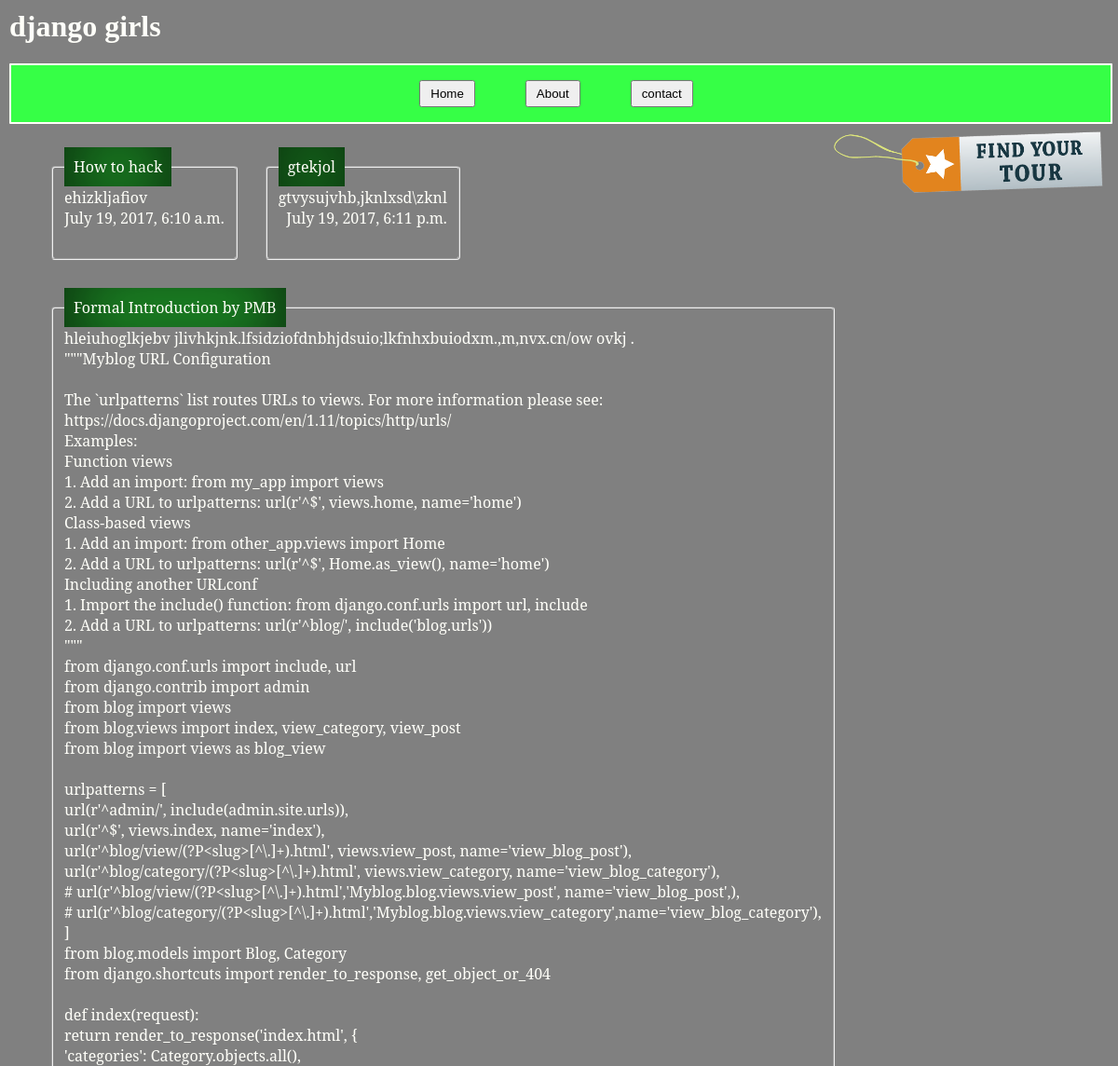
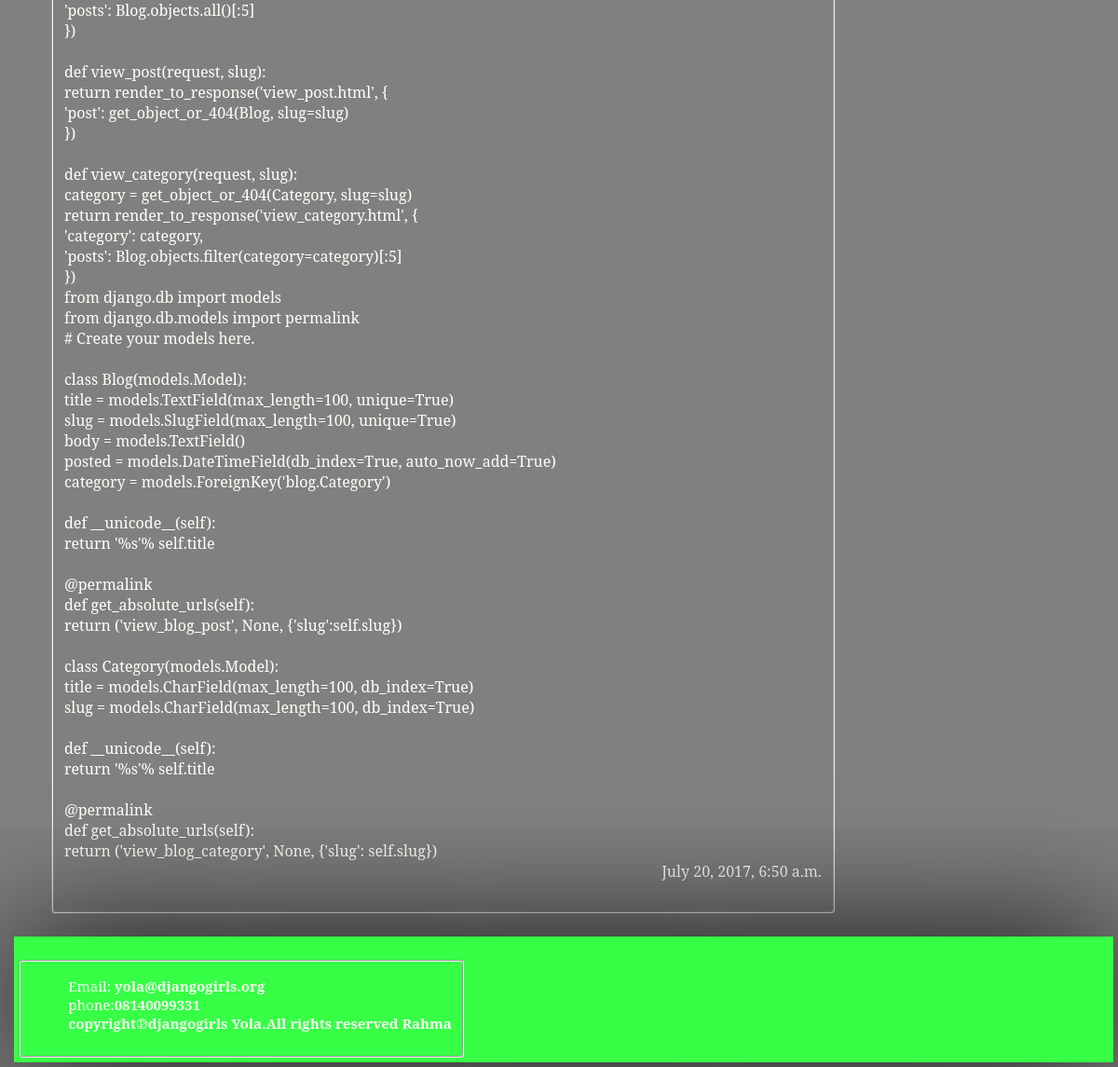
The page / on the database its author committed (2 pictures, top to bottom).
### blog/models.py (models this page shows, shortened)
class Blog(models.Model):
    title = models.TextField(max_length=100, unique=True)
    slug = models.SlugField(max_length=100, unique=True)
    body = models.TextField()
    posted = models.DateTimeField(db_index=True, auto_now_add=True)
    category = models.ForeignKey('blog.Category')

### blog/views.py (the view)
# urls.py: url(r'^$', views.index, name='index'),
def index(request):
    return render_to_response('index.html', {
        'categories': Category.objects.all(),
        'posts': Blog.objects.all()[:5]
    })

### blog/templates/index.html
{% extends 'base.html' %}
{% load staticfiles %}

### blog/templates/base.html (shortened to what this page needs)
{% load staticfiles %}
<html>
<head>
    <link id="style" rel="stylesheet" href="{% static 'css/style.css' %}"/>
</head>
<body>
<header>
    <h1>{% block title %} django girls {% endblock %}</h1>
</header>
<section>
    <div id="container">
        <ul>
            <li><button class="button">Home</button></li>
            <li><button class="button">About</button></li>
            <li><button class="button">contact</button></li>
        </ul>
    </div>
    <div>
        <img id="image" src="{% static 'img/django-logo.jpg' %}"/>
    </div>
    {% block content %}
    {% if posts %}
        <ul>
            {% for post in posts %}
        <fieldset>
            <legend>{{ post.title }}</legend>
            <article id="article">{{ post.body }}
                <time id="time">{{ post.posted }}</time>
            </article>
            <br>
        </fieldset>
        {% endfor %}
        </ul>
        {% else %}
        <p>There are no post</p>
        {% endif %}
    {% endblock %}
</section>
<footer id="footer">
    <fieldset>
        <ul>
            <label>Email: </label><strong>yola@djangogirls.org</strong><br>
            <label>phone:</label><strong>08140099331</strong><br>
            <strong>copyright&copysr;djangogirls Yola.All rights reserved Rahma</strong>
        </ul>
    </fieldset>
</footer>
</body>
</html>

### blog/static/css/style.css (style rules this page uses)
body { margin: 0px; background-color: #ff3300; color: #ffffff; }
li { display: inline; margin-right: 50px; }
#image { margin-top: 20px; margin-right: 13px; float: right !important; width: 500px; border-radius: 15px; cursor: crosshair; }
#time { text-align: right; float: right; margin-bottom: 0px; }
.button { padding: 5px 10px 5px 10px; -webkit-border-radius: 7px; -moz-border-radius: 7px; }
fieldset { font-family: "Malgun Gothic", "SansSerif", "Serif"; display: table; text-align: left; border-radius: 10px; border: 3px solid #999; box-shadow: 1px 1px 100px rgba(0, 0, 0, 0.5); width: 50%; }
legend { border: 0px solid #ff3300; color:#ffffff; background-color:#36ff46 ; border-radius: 1px; padding: 10px; }
#article { white-space: pre-wrap }
#container { float: left !important; border-radius: 1px; width : 100%; border:1px solid; text-align: center; background-color: #36ff46 }
#footer { border-radius: 1px !important; border: 3px; width: 100%; float :right; text-align: left; box-shadow: 1px 1px 15px rgba(0,0,0,0.9); background-color: #36ff46; }

### blog/static/css/simple.css (style rules this page uses)
body { overflow-x: hidden; margin: 10px; background-color: gray; color: #fffff9; }
li { display: inline; margin-right: 50px; }
#image { margin-bottom: 5px; margin-right: 1px; float: right !important; width: 300px; border-radius: 15px; size: auto; position: static; }
#time { text-align: right; float: right; margin-bottom: 0; }
.button { padding: 5px 10px 5px 10px; }
#article { white-space: pre-line; }
fieldset { font-family: "Malgun Gothic","sans-serif","serif","fantasy" ; float: left !important; margin: 25px 25px 5px 5px; text-align: left; padding-top: 1px; border-radius: 4px; width: auto !important; height: auto; }
legend { background-color: #36ff46; padding: 10px; text-decoration: none; box-shadow: inset 1px 1px 80px rgba(0,0,0,0.9) !important; }
#container { float: left !important; border-radius: 1px; width: 100%; border: 2px solid; text-align: center; background-color: #36ff46; }
#footer { float: left !important; margin: 20px 5px 5px 5px; width: 100%; text-align: left; font-size: 15px; box-shadow: 1px 1px 150px rgba(0,0,0,0.9) !important; background-color: #36ff46; }

### rows shown on the page
Blog: title "How to hack", body "ehizkljafiov", posted "July 19, 2017, 6:10 a.m."
Blog: title "gtekjol", body "gtvysujvhb,jknlxsd\\zknl", posted "July 19, 2017, 6:11 p.m."
Blog: title "Formal Introduction by PMB", body "hleiuhoglkjebv jlivhkjnk.lfsidziofdnbhjdsuio;lkfnhxbuiodxm.,m,nvx.cn/ow ovkj . \"\"\"Myblog URL Configuration The `urlpatterns` list routes URLs to views. For more information please see: https://docs.djangoproject.com/en/1.11/topics/http/urls/ Examples: Function views 1. Add an import: from my_app import views 2. Add a URL to urlpatterns: url(r'^$', views.home, name='home') Class-based views 1. Add an import: from other_app.views import Home 2. Add a URL to urlpatterns: url(r'^$', Home.as_view(), name='home') Including another URLconf 1. Import the include() function: from django.conf.urls import url, include 2. Add a URL to urlpatterns: url(r'^blog/', include('blog.urls')) \"\"\" from…", posted "July 20, 2017, 6:50 a.m."
